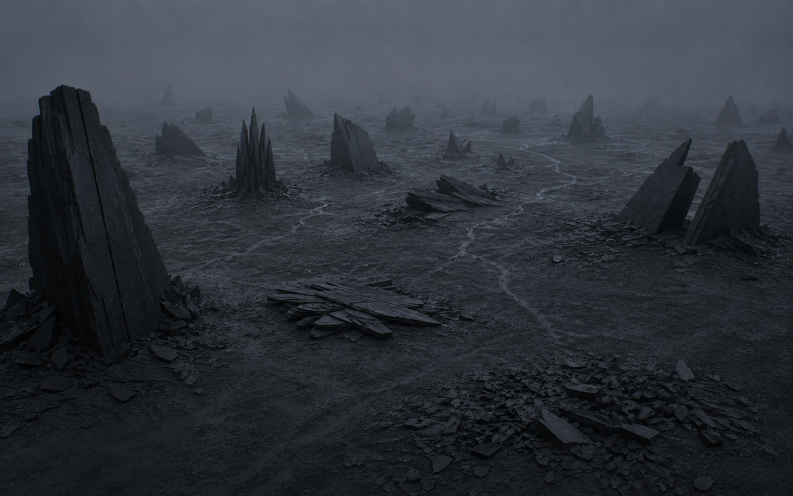
#> input picture docs/frames/f1-the-plain.png, 1586 x 992 px (shown at 1/2 size)
$ python f6-composite.py
#> lines starting #> are read from the running program, lines starting #| are printed output that depends on the picture
"""F6 THE RETURN — composited from the locked F1.

One change only: the tall nearly intact mass on the left is now split along the
crack that is already in that picture, with a thin cooling line inside it.
Deterministic: fixed seed, no clocks. Re-running gives the identical file.
"""
import math
import os
from PIL import Image, ImageDraw, ImageFilter, ImageChops

ROOT = os.path.dirname(os.path.dirname(os.path.abspath(__file__)))
SRC = os.path.join(ROOT, "docs", "frames", "f1-the-plain.png")
OUT_DIR = os.path.join(ROOT, "docs", "frames")

# The existing crack down the left mass, traced off the locked F1 at full res.
PATH = [(167, 198), (178, 272), (189, 348), (199, 424),
        (209, 498), (219, 562), (227, 608)]

SEED = 20260831


def lcg(seed):
    s = seed
    while True:
        s = (1103515245 * s + 12345) % (2 ** 31)
        yield s / (2 ** 31)


def build_noise(n=26):
    g = lcg(SEED)
    return [next(g) for _ in range(n)]


NOISE = build_noise()


def smooth_noise(t):
    f = t * (len(NOISE) - 1)
    i = int(f)
    fr = f - i
    a = NOISE[i]
    b = NOISE[min(i + 1, len(NOISE) - 1)]
    return a + (b - a) * (fr * fr * (3 - 2 * fr))


def point_at(t):
    """Position along the polyline, t in 0..1."""
    seg = t * (len(PATH) - 1)
    i = min(int(seg), len(PATH) - 2)
    fr = seg - i
    x0, y0 = PATH[i]
    x1, y1 = PATH[i + 1]
    return x0 + (x1 - x0) * fr, y0 + (y1 - y0) * fr


def envelope(t):
    """Uneven, broken, brightest just above the middle. Never uniform."""
    fade_in = min(1.0, t / 0.10)
    fade_out = min(1.0, (1.0 - t) / 0.22)
    hump = 0.45 + 0.55 * math.sin(math.pi * min(1.0, max(0.0, (t - 0.04) / 0.88)))
    broken = 0.28 + 0.72 * smooth_noise(t)
    return fade_in * fade_out * hump * broken


def render(peak_rgb, glow_gain, name):
#> called with peak_rgb = (168, 92, 40), glow_gain = 1, name = 'f6-the-return.png'
    base = Image.open(SRC).convert("RGB")
#> base is the input picture: PIL image 1586x992 RGB; mean R, G, B 47, 51.6, 58.8
    W, H = base.size
#> W = 1586; H = 992

    core = Image.new("L", (W, H), 0)
#> core: PIL image 1586x992 L; every value is 0
    glow = Image.new("L", (W, H), 0)
    dark = Image.new("L", (W, H), 0)
    dc, dg, dd = ImageDraw.Draw(core), ImageDraw.Draw(glow), ImageDraw.Draw(dark)

    steps = 900
    prev = point_at(0.0)
    for s in range(1, steps + 1):
        t = s / steps
        cur = point_at(t)
        e = envelope(t)
        v = int(max(0, min(255, e * 255)))
        dc.line([prev, cur], fill=v, width=1)
        dg.line([prev, cur], fill=int(v * 0.85), width=3)
        # the crack itself has opened, so it reads a touch deeper than in F1
        dd.line([prev, cur], fill=int(140 * min(1.0, e * 1.6 + 0.35)), width=2)
        prev = cur

    glow = glow.filter(ImageFilter.GaussianBlur(5.5))
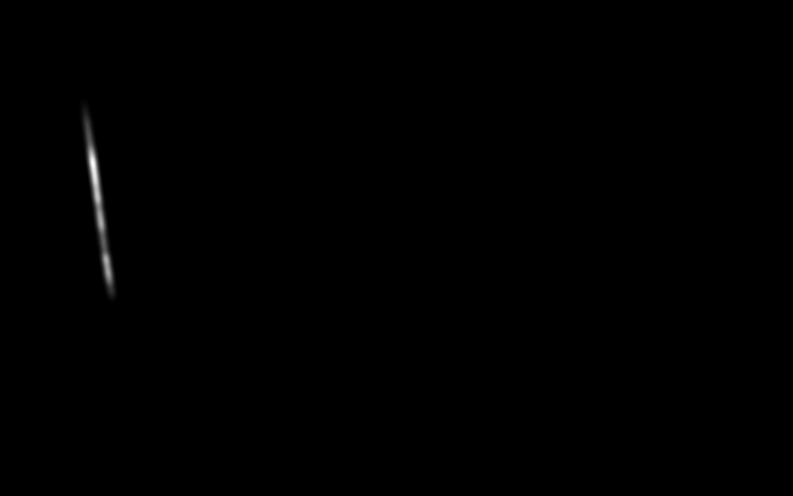
#> glow: PIL image 1586x992 L (shown at 1/2 size); min 0, max 38, mean 0.1; drawn with min black and max white
    halo = glow.filter(ImageFilter.GaussianBlur(14))
    dark = dark.filter(ImageFilter.GaussianBlur(1.2))

    # deepen the opening first, so the light sits inside a real gap
    shade = ImageChops.invert(dark.point(lambda p: int(p * 0.42)))
    base = ImageChops.multiply(base, Image.merge("RGB", (shade, shade, shade)))

    def tint(mask, rgb, gain):
#> called with rgb = (168, 92, 40), gain = 0.16
        r, g, b = rgb
        return Image.merge("RGB", (
            mask.point(lambda p: int(min(255, p * r / 255 * gain))),
            mask.point(lambda p: int(min(255, p * g / 255 * gain))),
            mask.point(lambda p: int(min(255, p * b / 255 * gain))),
        ))

    base = ImageChops.add(base, tint(halo, peak_rgb, glow_gain * 0.16))
    base = ImageChops.add(base, tint(glow, peak_rgb, glow_gain * 0.42))
    base = ImageChops.add(base, tint(core, peak_rgb, 1.0))

    out = os.path.join(OUT_DIR, name)
    base.save(out)

    # report the hottest pixel so the no-white rule can be checked
    px = base.load()
    hottest = (0, 0, 0)
    for y in range(120, 700, 2):
        for x in range(120, 300, 2):
            r, g, b = px[x, y]
            if r - b > 25 and r + g + b > sum(hottest):
                hottest = (r, g, b)
#> after the loop, hottest = (150, 110, 82)
    print(f"{name:34s} hottest warm pixel rgb{hottest}")
#| f6-the-return.png                  hottest warm pixel rgb(150, 110, 82)


# Jacob picked the dimmest of three on 2026-08-31: "go with A."
# The two he did not pick, kept as the record of the choice:
#   render((186, 104, 46), 1.30, ...)   mid
#   render((205, 118, 54), 1.65, ...)   warmer
render((168, 92, 40), 1.00, "f6-the-return.png")
print("done")

$ run again, with docs/frames/f1-the-field-painted.png copied over docs/frames/f1-the-plain.png
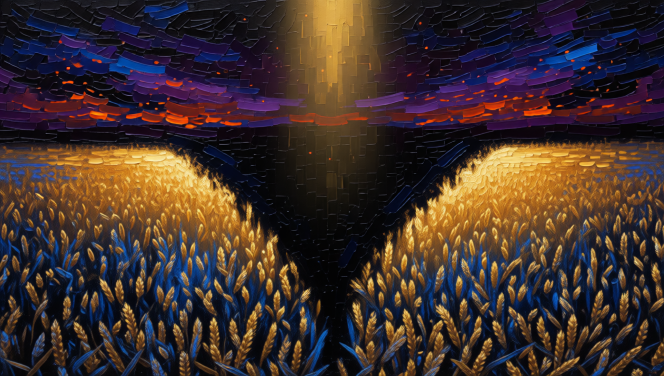
#> input picture docs/frames/f1-the-field-painted.png, 1328 x 752 px (shown at 1/2 size)
#> in render, base is the input picture: PIL image 1328x752 RGB; mean R, G, B 64.4, 48.3, 44.2
#> in render, `glow = glow.filter(ImageFilter.GaussianBlur(5.5))`:
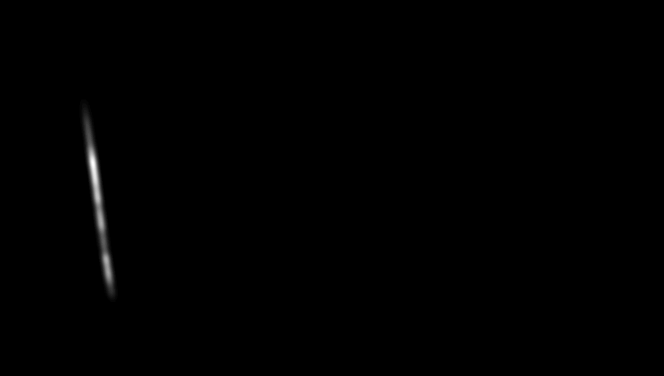
#> glow: PIL image 1328x752 L (shown at 1/2 size); min 0, max 38, mean 0.1; drawn with min black and max white
#> after the loop in render, `for y in range(120, 700, 2):`: hottest = (250, 239, 172)
#| f6-the-return.png                  hottest warm pixel rgb(250, 239, 172)
